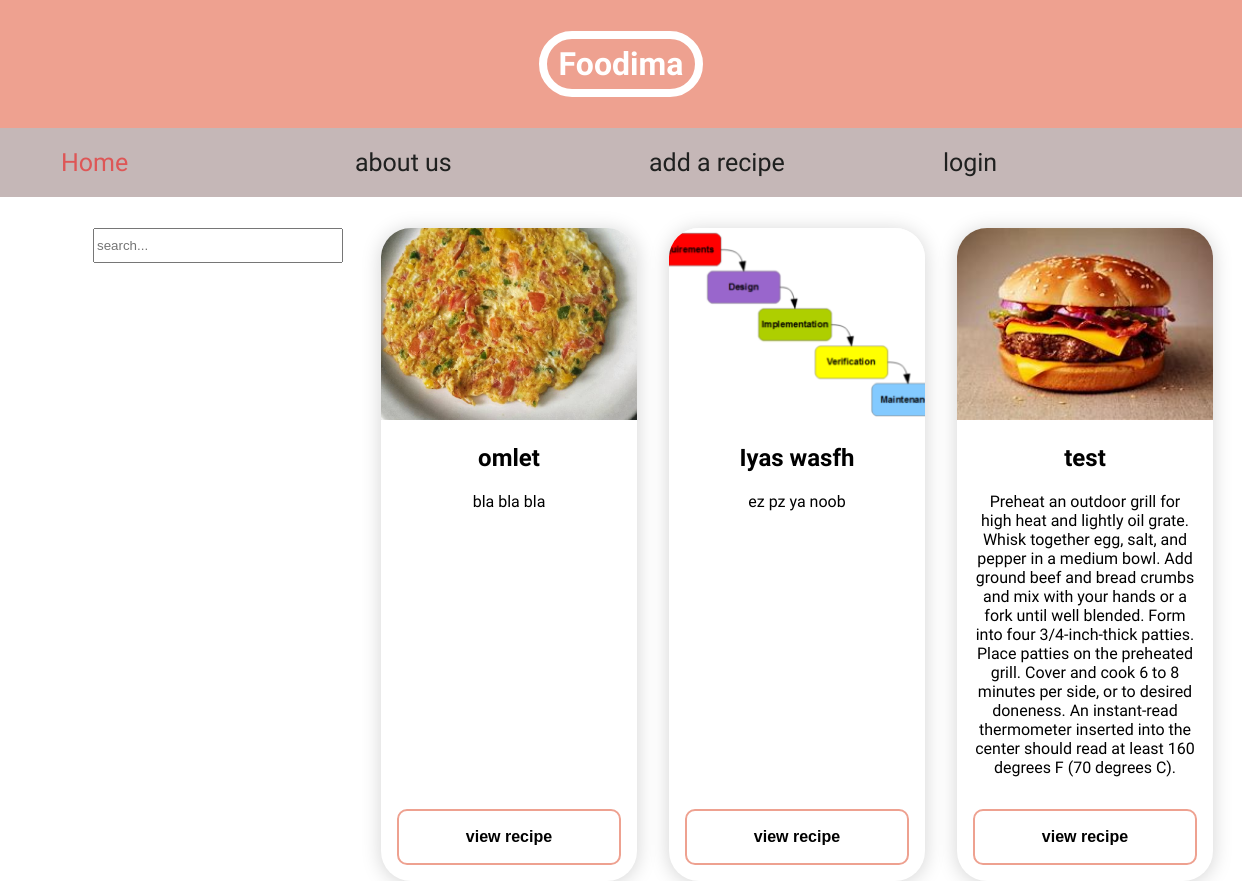
The page / on the database its author committed.
### tables this page shows
CREATE TABLE "recipes" (
	"recipe_id"	INTEGER NOT NULL,
	"recipe_name"	TEXT NOT NULL,
	"recipe_desc"	TEXT NOT NULL,
	"recipe_image"	TEXT NOT NULL,
	PRIMARY KEY("recipe_id" AUTOINCREMENT)
);

### app.py (the view)
@app.route('/')
def index():
  conn = create_connection()
  with conn:
    sql = ''' select * from recipes '''
    cur = conn.cursor()
    cur.execute(sql)
    conn.commit()
    recipes = cur.fetchall()
    recipes_ing = {}
    for i in recipes:
      sql = ''' SELECT ingredients.ing_name from recipes
            INNER JOIN made_of on  recipes.recipe_id = made_of.recipe_id
            INNER JOIN ingredients on made_of.ing_id = ingredients.ing_id WHERE recipes.recipe_id = ?; '''
      cur = conn.cursor()
      cur.execute(sql, [i[0]])
      conn.commit()
      ingrediants = [list(ing)[0] for ing in cur.fetchall()]
      recipes_ing[i[0]] = ingrediants
  return render_template('index.html', recipes=recipes , recipes_ing = recipes_ing)

### app.py (called while the page is built)
def create_connection():
  conn = sqlite3.connect(db_path)
  return conn

### templates/index.html (shortened to what this page needs)
{% extends 'base.html' %}
{% block body %}
<body class="home">
  <nav class="navigation">
    <ul>
      <li><a href="{{ url_for('index') }}" class="home"> Home </a></li>
      <li><a href="{{ url_for('about') }}">about us</a></li>
      <li><a href="{{ url_for('add_recipes') }} " >add a recipe</a></li>
      <li><a href="{{ url_for('sign_in') }}">login</a></li>
    </ul>
  </nav>
  <input id="search" type="text" placeholder="search...">
{% if recipes: %}
  {% for recipe in recipes: %}
    <div class="card" id="myList">
      <div class="card-body">
        <img src="{{ url_for('static', filename='uploads/')}}/{{recipe[3]}}" alt="img1" class="card-img">
        <h2 class="card-title">{{recipe[1]}}</h2>
        <p class="card-description">{{recipe[2]}}</p>
      </div>
      <a href="{{ url_for('show_recipe', recipe_id = recipe[0])}}" class="card-a"><button class="card-btn">view recipe</button></a>
    </div>
  {% endfor %}
{% else %}
<h1>No recipes found</h1>
{% endif %}
</body>
{% endblock body %}

### templates/base.html (shortened to what this page needs)
<!DOCTYPE html>
<html lang="en">
  <head>
    <link rel="stylesheet" href="{{ url_for('static', filename='CSS/styles.css') }}" />
    <link rel="stylesheet" herf="{{ url_for('static', filename='CSS/normalize.css') }}" />
    <link rel="stylesheet" href="{{ url_for('static', filename='CSS/all.min.css') }}" />
  </head>
  <header>
    <h1><a href="{{ url_for('index') }}">Foodima</a></h1>
  </header>
  {% block body %} {% endblock %}
</html>

### static/CSS/styles.css (style rules this page uses)
:root { --main-color: #EEA190; --secondary-color :#D3D3D3; --third-color : #C5B7B7; --text-color :rgb(31, 32, 31); --you-in : rgb(222, 86, 86); --true : rgb(41, 102, 23); --white : white; }
* { -webkit-box-sizing: border-box; -moz-box-sizing: border-box; box-sizing: border-box; }
body { font-family: 'Work Sans', sans-serif; position: absolute; top: 196px; width: 100%; overflow-x: hidden }
header { z-index: 1; background-color:var(--main-color); text-align: center; padding: 10px; width: 100%; position: fixed; top: 0; left: 0; }
header h1 { color:var(--white); border: 8px solid var(--white); padding: 6px 12px; display: inline-block; border-radius: 35px; }
header h1 a { text-decoration: none; color: var(--white); }
nav { z-index: 1; background-color:var(--third-color); padding: 20px; position: fixed; width: 100%; top: 128px; left: 0; }
nav ul { white-space: nowrap; max-width: 1200px; margin: 0 auto; }
nav li { width: 25%; display: inline-block; font-size: 25px; }
nav li a { text-decoration: none; color:var(--text-color); }
nav li a.home { color: var(--you-in); }
body.home { margin: 2rem; display: grid; grid-template-columns: repeat(auto-fit ,minmax(12rem , 16rem)); grid-gap: 2rem; justify-content: center; }
.card { z-index: 0; overflow: hidden; box-shadow: 0px 2px 20px var(--secondary-color); border-radius: 30px; display: flex; flex-direction: column; justify-content: space-between; cursor: pointer; transition: transform 200ms ease-in; }
.card .card-img { height: 12rem; width: 100%; object-fit: cover; }
.card .card-title { text-align: center; padding:0 1rem; }
.card .card-description { text-align: center; padding: 0 1rem; }
.card .card-a { padding: 1rem; font-weight: bold; font-size: 1rem; margin: 1rem; border: 2px solid var(--main-color); background: transparent; color: var(--main-color); border-radius: 10px; transition: background 200ms ease-in , color 200ms ease-in; }
.card .card-btn { width: 100%; text-align: center; font-weight: bold; font-size: 1rem; border: none; background: transparent; color: black; transition: background 200ms ease-in , color 200ms ease-in; }
#search { width: 250px; height: 35px; }

### rows shown on the page
recipes: recipe_image (picture), recipe_name "omlet", recipe_desc "bla bla bla"
recipes: recipe_image (picture), recipe_name "Iyas wasfh", recipe_desc "ez pz ya noob"
recipes: recipe_image (picture), recipe_name "test", recipe_desc "Preheat an outdoor grill for high heat and lightly oil grate. Whisk together egg, salt, and pepper in a medium bowl. Add ground beef and bread crumbs and mix with your hands or a fork until well blended. Form into four 3/4-inch-thick patties. Place patties on the preheated grill. Cover and cook 6 to 8 minutes per side, or to desired doneness. An instant-read thermometer inserted into the center should read at least 160 degrees F (70 degrees C)."
